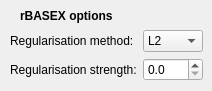
      <widget class="QWidget" name="page_2">
       <widget class="QLabel" name="label_29">
        <property name="geometry">
         <rect>
          <x>20</x>
          <y>0</y>
          <width>131</width>
          <height>31</height>
         </rect>
        </property>
        <property name="font">
         <font>
          <pointsize>9</pointsize>
          <bold>true</bold>
         </font>
        </property>
        <property name="text">
         <string>rBASEX options</string>
        </property>
       </widget>
       <widget class="QWidget" name="layoutWidget_7">
        <property name="geometry">
         <rect>
          <x>10</x>
          <y>30</y>
          <width>193</width>
          <height>52</height>
         </rect>
        </property>
        <layout class="QGridLayout" name="gridLayout_5">
         <item row="0" column="0">
          <widget class="QLabel" name="label_32">
           <property name="text">
            <string>Regularisation method:</string>
           </property>
          </widget>
         </item>
         <item row="0" column="1">
          <widget class="QComboBox" name="regMethodComboRBASEX">
           <property name="sizePolicy">
            <sizepolicy hsizetype="Preferred" vsizetype="Fixed">
             <horstretch>0</horstretch>
             <verstretch>0</verstretch>
            </sizepolicy>
           </property>
           <property name="maximumSize">
            <size>
             <width>60</width>
             <height>16777215</height>
            </size>
           </property>
           <item>
            <property name="text">
             <string>L2</string>
            </property>
           </item>
           <item>
            <property name="text">
             <string>diff</string>
            </property>
           </item>
           <item>
            <property name="text">
             <string>SVD</string>
            </property>
           </item>
           <item>
            <property name="text">
             <string>pos</string>
            </property>
           </item>
          </widget>
         </item>
         <item row="1" column="0">
          <widget class="QLabel" name="label_31">
           <property name="text">
            <string>Regularisation strength:</string>
           </property>
          </widget>
         </item>
         <item row="1" column="1">
          <widget class="QDoubleSpinBox" name="regStrengthRBASEX">
           <property name="maximumSize">
            <size>
             <width>60</width>
             <height>16777215</height>
            </size>
           </property>
           <property name="decimals">
            <number>1</number>
           </property>
           <property name="maximum">
            <double>10000.000000000000000</double>
           </property>
           <property name="singleStep">
            <double>10.000000000000000</double>
           </property>
          </widget>
         </item>
        </layout>
       </widget>
      </widget>
